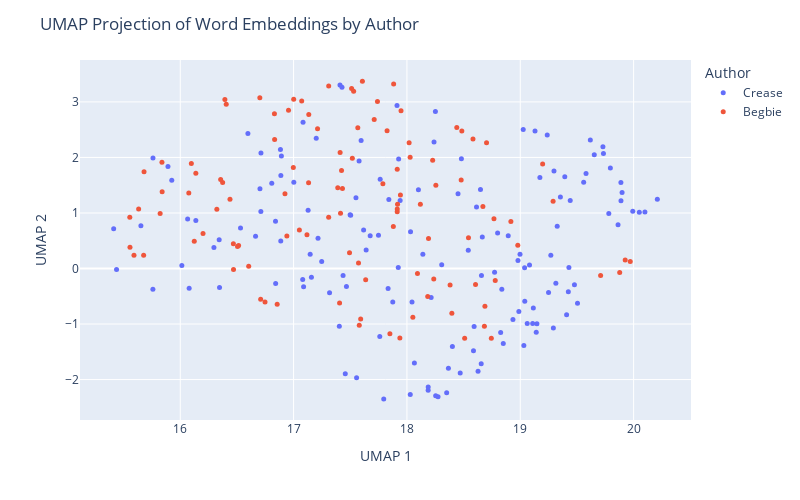

The cell this chart's notebook holds for it:
### Code cell
# plot using plotly to further explore
import plotly.express as px
import textwrap

def wrap_text(text, width=60):
    return '<br>'.join(textwrap.wrap(text, width=width))

umap_df = pd.DataFrame(proj, columns=['UMAP 1', 'UMAP 2'])
umap_df['Author'] = labels
umap_df['Text'] = [snip for auth in judge_snippets for snip in judge_snippets[auth]]
umap_df['Text'] = umap_df['Text'].apply(lambda t: wrap_text(t, width=50))

fig = px.scatter(umap_df, x='UMAP 1', y='UMAP 2', 
                 color='Author', hover_data=['Text'], 
                 width=800, height=500 )
fig.update_traces(marker=dict(size=5))
fig.update_layout(title='UMAP Projection of Word Embeddings by Author')
fig.show()

### Figure 1 — Plotly figure (JSON) as saved in the notebook; plotly's stock layout.template omitted (floating-point values rounded to 4 significant figures; data arrays with more than 128 entries replaced by an {"elided": "..."} marker saying what was removed)
{"data": [{"customdata": {"elided": "146x1 str values"}, "hovertemplate": "Author=Crease<br>UMAP 1=%{x}<br>UMAP 2=%{y}<br>Text=%{customdata[0]}<extra></extra>", "legendgroup": "Crease", "marker": {"color": "#636efa", "size": 5, "symbol": "circle"}, "mode": "markers", "name": "Crease", "orientation": "v", "showlegend": true, "type": "scatter", "x": {"elided": "146 float values"}, "xaxis": "x", "y": {"elided": "146 float values"}, "yaxis": "y"}, {"customdata": [["(5) If it appears that a tax is not bona fide<br>within the purpose provided for, but is imposed<br>with the real purpose of discriminating against a<br>class, it is not within the justification of the<br>enabling statute, and, on the facts, the tax in<br>question was intended not for the purpose of<br>raising a revenue, but as a restriction on the<br>Chinese."], ["Indeed if no restriction whatever be placed on the<br>word \" other\" in that section; if the Provincial<br>Legislature can insist upon imposing licenses upon<br>everything and upon every act of life, and tax<br>each licensee at any moment they please, there<br>would be a very simple way of excluding every<br>Chinaman from the Province, by imposing a<br>universal tax, not limited to any nationality, of<br>one or two thousand dollars per annum for a<br>license to Judgment."], ["No Chinaman will shave the back of his head; no<br>true moujik will shave his chin."], ["I rather think that the auctioneers would<br>repudiate this alleged similarity of their<br>occupation to that of a Chinese washerman."], ["assing Chinamen, supposed to be the only persons<br>carrying on this industry."], ["REGINA v. MEE WAH to subject Chinamen to<br>exceptional disadvantages it is clearly<br>unconstitutional."], ["G. to the report of the recent Chinese Conmission,<br>p. 379, and by Mr. Justice CREASE in Wing Chong's<br>case, 1 B.C.R."], ["Justices FIELD, HOFFMAN, SAWYER and DEADY and<br>other Judges whom they cite, all confirm this,<br>that a State, or Provincial law imposing special<br>disabilities or unequal burdens on Chinamen is<br>unconstitutional and void."], ["Statutes were by their title and preamble REGINA<br>v. MEE WAH expressly aimed at Chinamen by name;<br>that this distinction also renders inapplicable<br>all the United States' cases cited; that this<br>enactment is quite general extending to all<br>laundries without exception and we must not look<br>beyond the words of the enactment to enquire what<br>its object was; that there is in fact one laundry<br>in Victoria not conducted by Chinamen on which the<br>tax will fall with equal force so that it is<br>impossible to say that Chinamen are hereby<br>exclusively selected for taxation; the<br>circumstance that they are chiefly affected being<br>a mere coincidence; that the bylaw only imposes<br>$100.00 per annum, keeping far within the limit of<br>$150.00 permitted by the Statute; that the tax<br>clearly is calculated to procuring additional<br>Municipal revenue and that no other object is<br>hinted at."], ["I, for my part, cannot arrive at any other<br>conclusion than that it is specially directed<br>against Chinamen because they are Chinamen and for<br>no other Judgment."], ["The appellants' contention that the clause is<br>merely intended to hamper or expel Chinamen is<br>much strengthened by considering the amount of the<br>tax sanctioned, which is $150.00 per annum,<br>whereas the limit sanctioned by the Legislature in<br>the case of any retail shop, however extensive or<br>lucrative its business, is only $10.00 per annum."], ["The test is whether on the whole statute the<br>Legislature can fairly be held to have said : \"Let<br>us impose a tax in order to raise a revenue,<br>though perhaps it may fall on Chinamen,\" or \" let<br>us impose this tax in order to fall on Chinamen,<br>though perhaps it will raise no revenue.\""], ["When we find (1st) no other description of labour<br>taxed at all ; (2nd) this description of labour<br>practically quite abandoned to Chinamen alone ;<br>(3rd) this description of labour taxed at fifteen<br>times the rate permitted to be levied on any<br>retail shop ; (4th) that a preliminary Provincial<br>Act has declared Chinamen incapable of the<br>franchise which they formerly exercised."], ["I cannot doubt but that the tax is directed<br>against Chinamen, as such."], ["It is not competent to the Provincial Legislature,<br>or to a municipality, to deprive, generally,<br>particular nationalities or individuals of the<br>capacity to take out municipal trade licenses ; e.<br>g., a Chinaman has a right to apply for a<br>pawnbroker's license."], ["Application for a mandamus to the Corporation of<br>the City of Victoria to compel the renewal to the<br>prosecutors (Chinamen) of a pawnbroker's license."], ["It is alleged by the prosecution, and not denied,<br>that the Council have in fact ordered the<br>Collector to issue no pawnbroking license to any<br>Chinaman."], ["In the French colony of Cayenne, the Town Council<br>recently handi- capped the superior capacities of<br>the Chinaman by imposing on merchants of that<br>empire an extra tax of $300 per annum, deeming it<br>also expedient to handicap English and German<br>traders by a surtax of $200 on them."], ["Chinamen in British Columbia appear to follow any<br>description of industry which may appear useful,<br>i.e., in which they can obtain employment or earn<br>their livelihood."], ["The menial businesses of washing and of splitting<br>and Chinese washer sawing stovewood are almost<br>entirely engrossed by Chinamen."], ["Every Chinaman in British Columbia has the air of<br>having worked, and of being ready to work, with<br>his hands, except a few who practice as medical<br>men and the leading commercial men."], ["Chinamen do not much trouble the hospitals."], ["I never heard of Chinamen becoming a burden on the<br>private charity of the whites."], ["I have an indistinct remembrance of having been<br>once asked to contribute to the cost of removing a<br>disabled Chinaman; I am not sure."], ["Industry, economy, sobriety, and law-abidingness<br>are exactly the four prominent qualities of<br>Chinamen as asserted both by their advocates and<br>their adversaries."], ["Lazy, drunken, extravagant, and turbulent: this<br>is, by the voices of their friends and foes,<br>exactly what a Chinaman is not."], ["If Chinamen would only be less industrious and<br>economical, if they would but occasionally get<br>drunk, they would no longer be the formidable<br>competitors with the white man which they prove to<br>be in the labor market; there would be no longer a<br>cry for their suppression."], ["But these qualities meet with no competition here;<br>and the Chinaman sees no person to take his place<br>were he to abdicate it."], ["I have heard an individual Chinaman stigmatized as<br>\"lazy ;\" but the fact was he conceived himself<br>insulted, and was sulking."], ["I cannot recall to memory that I ever saw or heard<br>of a Chinaman being drunk."], ["There is scarcely an epithet so removed from the<br>notion of a Chinaman as \"turbulent,\" though of<br>course they may be provoked to resist violence."], ["employment as domestics, their large brotherhoods,<br>necessarily impenetrably secret to the whites, and<br>the unguarded condition of our houses, the<br>pilfering by Chinamen servants is really quite<br>inconsiderable."], ["I believe that two of the white servants I have<br>had have pilfered more from me  than any twenty<br>Chinamen in Victoria ever stole from their<br>employers..    5."], ["I do not think that the feeling of the whites<br>against Chinamen has much changed; but I do not<br>recollect anything that can be called \"agitation \"<br>against them until Confederation."], ["This dislike, which otherwise might lie dormant or<br>inert, is certainly mutual; it is manifested in<br>China, we are- told, more extensively and<br>stringently than here, and without any impulse<br>there from direct competition for bread."], ["Europeans at Canton or Shanghai are not safe<br>beyond their allotted cantonments, any more than a<br>Chinaman would have been on Williams Creek twenty<br>years ago."], ["The Chinaman is in every respect the reverse of an<br>European, except that he is a man."], ["Accordingly, before the close of the First<br>Parliament after Confederation, Chinamen were<br>deprived of the right of franchise, which they had<br>previously enjoyed."], ["This was on the ostensible ground that all<br>Chinamen were actuated merely by direct money<br>considerations."], ["The same distinguished writer whom I have already<br>quoted on the Judenhetze, observes, in speaking of<br>the rival programmes in the existing presidential<br>campaign in the United States: \"The Irish vote or<br>the republican working man cannot be wooed<br>successfully without attacks on the bloated<br>capitalist, on English tyranny or treachery, or on<br>the unfortunate immigrants from China.” Mutato<br>nomine."], ["There are several matters alleged against<br>Chinamen: One is the extraordinarily small space<br>into which a cluster of them will retire for rest."], ["But I have seen in a good-sized house, where there<br>was plenty of cubic space, and where each person<br>might have had a separate bunk, five or six<br>Chinamen, not lodgers but owners, sleeping in a<br>heap as above described."], ["It is common to attribute to Chinamen generally,<br>that they are infested with disgusting diseases --<br>e. g., leprosy."], ["When an orator talks of Chinese lepers, it is<br>exactly the same unmeaning abuse as when a Canton<br>periodical holds out to popular indignation the<br>foreign \"red devils.\""], ["There is no leprosy or diabolism in the case;<br>though of course a Chinaman, like any other man,<br>may be a leper."], ["The orator merely wishes to impress his audience<br>with the belief that 'he strongly objects to<br>Chinamen."], ["A Chinaman was once pointed out to me who was<br>alleged to be a leper."], ["That was the only case of skin disease I remember<br>to have noticed or heard of among Chinamen."], ["These certainly were not contracted from Chinamen."], ["The Chinese, and I believe other Asiatic nations,<br>use opium extensively."], ["The enormous consumption which this implies does<br>not appear to prevent Chinamen from being the most<br>prolific race, the most indefatigable laborers,<br>and the keenest traders in the world."], ["If any Chinamen here abuse the drug by over-<br>indulgence, they must hide themselves, or at all<br>events they have entirely escaped my observation."], ["If their example persuades any white people to<br>similar over-indulgence, of which I am equally<br>ignorant, these must be a very degraded class-<br>weaker and more degraded than the Chinaman whose<br>expulsion is demanded."], ["Opium, as generally used here, is probably as<br>harmless as tobacco, which is also extensively<br>used in British Columbia by Chinamen."], ["All the evils arising from opium in British<br>Columbia in a year do not, probably, equal the<br>damage, trouble and expense occasioned to<br>individuals and to the state by whiskey in a<br>single month, or perhaps in some single night, As<br>already observed, I do not remember ever to have<br>seen a drunken Chinaman; and the argument against<br>Chinamen founded on opium appears to be analogous<br>to the comparison of the mote and the beam."], ["It is alleged that not only the aggregation of<br>Chinamen in their dwellings is a source of danger<br>to the public health, but that their habits are<br>filthy."], ["There are of course dirty Chinamen."], ["Any family in British Columbia will, at once,<br>without any enquiry as to his cleanliness, admit<br>the first Chinaman who offers as a cook-where a<br>cook is wanted; and really it may be said that no<br>washing is given out to people of any other<br>nation."], ["Whether the presence of Chinamen is any longer<br>desirable in British Colombia, is to a certain<br>extent a matter of opinion."], ["That Chinamen are very large till within a year,<br>mainly, employed in all the laborious parts of our<br>coal mines ; 2nd."], ["I do not see how people would get on here at all<br>without Chinamen."], ["If Chinamen were expelled, employers of labor<br>would probably have to leave the province; and<br>when they were gone, where would the employed be?"], ["There are supposed to be in California more than<br>120,000 Chinamen."], ["It is probable that in that state, as in British<br>Columbia, a good deal more than half the manual<br>labor is performed by Chinamen."], ["Within a radius of two miles there are at this<br>time no less than 500 Chinamen engaged in<br>gathering the hop crop."], ["For a field of twenty-five or thirty acres about<br>100 Chinamen are employed."], ["The Chinamen work by contract, and they rush from<br>morning till night, seeming never to tire."], ["As soon as a box is filled a loud yell informs the<br>foreman, who brings a sack, into which the box is<br>emptied, and the Chinamen are given a check."], ["Two Chinamen can pick from two to three boxes in a<br>day, and as they receive $1.50 per box it will be<br>seen that they are earning white men's wages."], ["Last year they only received $1.25, but help at<br>this time is scarce and the China bosses had only<br>to demand the raise and get it."], ["Now the only paying industries here are the<br>canneries and shoe factories, in both of which the<br>labor is almost exclusively Chinese."], ["Owing to a very great superiority in the mineral,<br>the coal mines have paid largely, notwithstanding<br>the rates of white miners wages, unequalled<br>elsewhere; but the coal mines have hitherto<br>largely employed Chinamen also."], ["After all that I have said about Chinamen, I can<br>lay no more claim to consistency than anybody else<br>in British Columbia."], ["I have always asserted their good qualities; but I<br>have never in twenty-six years had a Chinaman in<br>my house, an expensive whim that nobody else has<br>indulged in."], ["Still, I have had my opportunities of seeing and<br>hearing, for in all that time, I do not think I<br>ever knew a family that did not employ at least<br>one Chinaman."], ["The combination which it is intended to suggest<br>would be, I suppose, that the legislature should<br>forbid such arrivals of Chinamen, and that the<br>white population should \" boycott \" those<br>remaining here; or else that the legislature<br>should decree their expulsion."], ["The normal rates of wages are five shillings for<br>Chinamen, and in Victoria eight shillings for<br>white men."], ["I cannot believe that it has; on the contrary, as<br>the presence of Chinamen has enabled some small<br>capital to be accumulated, they must have<br>augmented the wages fund in the province: i. e.,<br>the loose capital seeking to increase itself by<br>the employment of reproductive labor."], ["I do not believe that any single European in the<br>province would employ a Chinaman about any<br>undertaking if he could procure an European,<br>irrespective of wages, unless, of course, the<br>European demanded wages which precluded all profit<br>on the undertaking."], ["Chinamen are employed not so much because their<br>normal money tariff is lower than the whites and<br>yet not much lower; many Chinamen get $30, and<br>some even $35 and $40, per month-as because they<br>are, as a rule, more sober, steady, docile and<br>industrious."], ["With very few exceptions, indeed, I never met a<br>Chinaman whom I could understand, beyond the<br>commonest wants, or by whom I could feel any<br>certainty that I was understood, even for an<br>ordinary message."], ["Yet I have often feared that I should be compelled<br>to fall into the universal practice and take<br>Chinese servants into my house-which I have never<br>yet done."], ["I have never personally observed any effect by the<br>Chinese upon the morals of the white people."], ["The latter have occasionally been induced by race-<br>prejudice to indulge in acts of violence ; but it<br>would be too much to say from thence that the<br>Chinaman had corrupted his cowardly assailants."], ["One Chinaman, last year, pleaded guilty to an<br>indictment for indecent assault on two girls of<br>ten or eleven and twelve or thirteen years."], ["However that is the only case I remember in which<br>it could be alleged that a Chinaman had had any<br>evil effect upon the morals of the whites, a<br>matter upon which they can have but very little<br>influence, either for good or evil."], ["Whites who have evil communications with Chinese<br>must themselves be lamentably depraved beforehand;<br>and so, I should be disposed to say, immoral<br>Chinese are not only not more injurious, but they<br>are quite innocuous to the morals of the whites,<br>in comparison with white people of similar or<br>allied habits."], ["I have seen unmistakable prostitutes in the<br>Chinese quarter of Victoria."], ["Drunken whites, I am sorry to say, are often to be<br>seen in Victoria, by night or by day; but I do not<br>remember ever to have seen a Chinaman under the<br>influence of liquor."], ["Debauched whites sometimes frequent, I believe,<br>Chinese brothels, as they do Indian brothels."], ["I don't think serious breaches of the peace are<br>proportionately more frequent in Chinese brothels<br>than in those kept by white women."], ["Indian brothels breed the most disturbances; and<br>they are close to the Chinese quarter."], ["I have omitted to state that Chinamen here are<br>generally divided into two tribes, or clans-there<br>may be more, but I have often had my attention<br>drawn to these two-viz ."], ["When a breach of the peace occurs among Chinamen,<br>the culprits are generally Canton versus Hong<br>Kong; and when these come into court, either in<br>criminal or civil cases, it is common to allow<br>each side to have an interpreter; as well to watch<br>that the evidence is truly interpreted as also to<br>explain it to their respective clients."], ["Owing partly to this, and partly also to their<br>unintelligibility to whites, and vice versa, it is<br>usual when twenty or thirty hands are engaged, e.<br>g., at a cannery, not to make the contract with<br>each workman separately, but with some one<br>Chinaman who has learned some English, leaving him<br>to sub-contract with the men; and he being the<br>sole medium of communication between them and the<br>owner of the cannery, this arrangement, though<br>unavoidable, necessarily leaves the men a good<br>deal at the mercy of this foreman."], ["Sometimes this takes place on a much larger scale,<br>and a Chinese merchant here will contract for a<br>whole cargo of Chinamen, fresh from China, whom he<br>engages to provide with employment, and then<br>drafts them out to different employers here, for<br>roads, canneries, etc."], ["A miner who feels no shame in purchasing the<br>possession of a female for a single night for $20,<br>is scandalized when a Chinaman pays $500 for the<br>possession of a female for six months, or until<br>they disagree."], ["No disgust is felt by Europeans when parents make<br>it a sine qua non on consenting to their<br>daughters' marriage that the husband shall settle<br>ten or twenty thousand dollars upon her; but it is<br>infamous if a Chinaman purchases the consent of<br>parents or guardians for one thousand dollars."], ["The woman is a slave sold into prostitution, but<br>the Chinese themselves look upon it in a different<br>light."], ["There was a case not long ago in court, before<br>myself, on habeas corpus: A Chinese girl was<br>contracted to marry a man who had offered the<br>guardians five hundred dollars."], ["I apprehend much of what is said about Chinese<br>slavery and prostitution proceeds from imperfect<br>consideration of the difference between Christian<br>and non-Christian marriage; but I only guess this,<br>I know scarcely anything about it."], ["Another ground on which I have heard it asserted<br>that slavery is general among Chinamen here, is<br>rather, I suspect, a proof of their freedom, or<br>would be so accepted among whites."], ["I have no doubt but that compulsion is put on all<br>Chinamen, so that it is very difficult for them to<br>obtain work, if they remain outside this<br>organization."], ["It is yet further urged against the Chinese, as<br>showing their unfitness to dwell in the land, that<br>they show no respect to our laws, nor to our<br>appointed courts, but refer their differences to<br>private tribunals of their own, whose behests are<br>carried out, irrespective of their conformity with<br>our laws and are never disputed in our courts."], ["The Chinese, like most other nations with any<br>pretence to civilization, have some methods for<br>referring private disputes to arbitrators chosen<br>by the parties themselves."], ["That the awards of Chinese arbitrators are always<br>accepted without demur (if the fact be as alleged)<br>would surely be a strong evidence of the equity of<br>the award, and the good sense of the parties in<br>difference; for it is utterly untrue that Chinamen<br>ignore our courts, or treat them with any want of<br>respect."], ["Any questions as to their labor associations,<br>their clans, their marriage laws, their<br>immigration contracts, would, I fear, be in<br>general met with suspicion and answered with<br>reluctance."], ["the nature and results of trades-unions at home,<br>after every enquiry possible; how much more<br>difficult would it be to arrive at facts here,<br>where they must necessarily be shrouded behind the<br>impenetrable and irresponsible screen of a Chinese<br>interpreter?"]], "hovertemplate": "Author=Begbie<br>UMAP 1=%{x}<br>UMAP 2=%{y}<br>Text=%{customdata[0]}<extra></extra>", "legendgroup": "Begbie", "marker": {"color": "#EF553B", "size": 5, "symbol": "circle"}, "mode": "markers", "name": "Begbie", "orientation": "v", "showlegend": true, "type": "scatter", "x": [18.74, 18.51, 17.21, 17.41, 16.37, 18.69, 17.94, 18.68, 18.05, 18.38, 18.4, 16.08, 17.58, 18.24, 19.93, 19.97, 19.88, 17.85, 18.12, 16.51, 17.57, 15.68, 17.71, 16.83, 17.92, 17.42, 16.32, 17.49, 17.13, 17.61, 17.79, 16.94, 16.96, 17.57, 18.09, 17.0, 17.91, 17.59, 16.92, 19.29, 17.88, 16.6, 18.48, 17.43, 18.03, 17.91, 17.07, 17.88, 16.14, 18.7, 17.31, 19.71, 17.39, 19.2, 18.23, 18.54, 15.84, 17.41, 17.91, 16.12, 16.1, 17.64, 15.68, 16.47, 15.59, 15.56, 16.2, 16.71, 15.63, 15.84, 16.51, 16.47, 16.83, 17.52, 17.31, 18.18, 15.55, 17.05, 16.44, 15.82, 17.51, 17.13, 17.95, 17.41, 17.0, 17.74, 17.94, 18.44, 17.53, 18.58, 17.82, 18.48, 18.92, 18.19, 16.86, 16.75, 16.41, 16.39, 18.26, 16.7, 18.02, 18.67, 16.36, 18.78, 18.77, 18.61, 18.98, 17.12], "xaxis": "x", "y": [-1.254, -1.258, 2.515, 2.087, 1.548, -0.681, -1.253, -1.041, -0.8762, -0.297, -0.8047, 1.36, -1.023, -0.1895, 0.1507, 0.128, -0.07325, -1.173, 1.157, 0.4144, 0.09992, 1.743, 2.684, 2.788, 1.156, 1.763, 1.068, 0.2855, 2.772, 3.375, 1.528, 0.5867, 2.849, 2.535, -0.08858, 1.821, 1.786, -0.9103, 1.345, 1.213, 0.7541, 0.04201, 1.594, 1.44, 2.005, 1.071, 3.015, 3.322, 1.714, 2.265, 0.9237, -0.125, 1.453, 1.882, 1.948, 0.5538, 1.913, -0.6195, 1.024, 0.4892, 1.892, -0.2008, 0.2401, 0.4443, 0.2406, 0.3847, 0.6284, -0.554, 1.073, 1.381, 0.397, -0.01703, 2.322, 1.985, 3.288, -0.5026, 0.9241, 0.6954, 1.247, 0.9885, 3.243, 1.544, 2.842, 0.9933, 3.048, 3.007, 1.325, 2.539, 3.192, 2.331, 2.481, 2.479, 0.8463, 0.54, -0.6447, -0.6034, 2.96, 3.043, 1.5, 3.077, 2.263, 1.118, 1.604, -0.2149, 0.8972, -0.2882, 0.4205, 0.6083], "yaxis": "y"}], "layout": {"height": 500, "legend": {"title": {"text": "Author"}, "tracegroupgap": 0}, "margin": {"t": 60}, "title": {"text": "UMAP Projection of Word Embeddings by Author"}, "width": 800, "xaxis": {"anchor": "y", "domain": [0, 1], "title": {"text": "UMAP 1"}}, "yaxis": {"anchor": "x", "domain": [0, 1], "title": {"text": "UMAP 2"}}}}
